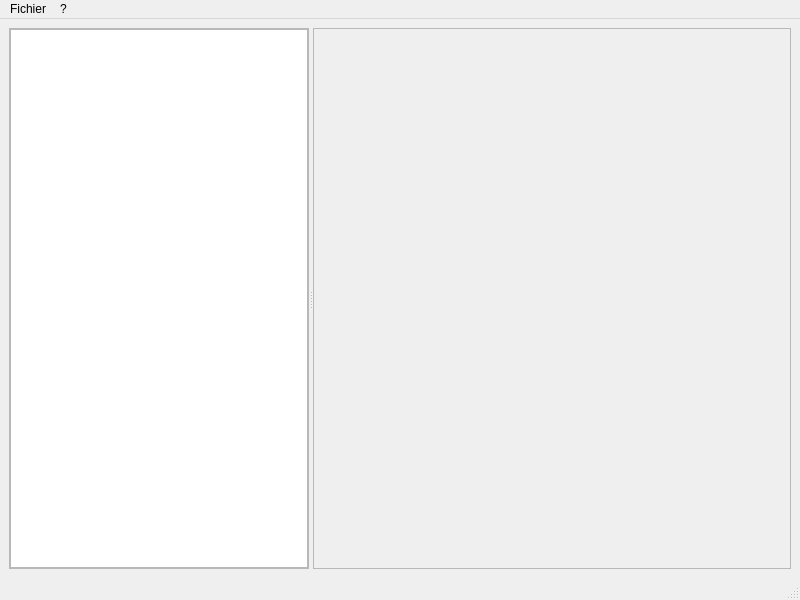
<?xml version="1.0" encoding="UTF-8"?>
<ui version="4.0">
 <class>MainWindow</class>
 <widget class="QMainWindow" name="MainWindow">
  <property name="geometry">
   <rect>
    <x>0</x>
    <y>0</y>
    <width>800</width>
    <height>600</height>
   </rect>
  </property>
  <property name="windowTitle">
   <string>Renommeur photos</string>
  </property>
  <widget class="QWidget" name="centralwidget">
   <layout class="QVBoxLayout" name="verticalLayout_2">
    <item>
     <widget class="QSplitter" name="splitter">
      <property name="orientation">
       <enum>Qt::Horizontal</enum>
      </property>
      <widget class="QFrame" name="frame">
       <property name="maximumSize">
        <size>
         <width>300</width>
         <height>16777215</height>
        </size>
       </property>
       <property name="frameShape">
        <enum>QFrame::StyledPanel</enum>
       </property>
       <property name="frameShadow">
        <enum>QFrame::Raised</enum>
       </property>
       <layout class="QGridLayout" name="gridLayout">
        <property name="margin">
         <number>0</number>
        </property>
        <item row="0" column="0">
         <widget class="QTreeView" name="treeView_2">
          <property name="maximumSize">
           <size>
            <width>300</width>
            <height>16777215</height>
           </size>
          </property>
         </widget>
        </item>
       </layout>
      </widget>
      <widget class="QFrame" name="frame_2">
       <property name="frameShape">
        <enum>QFrame::StyledPanel</enum>
       </property>
       <property name="frameShadow">
        <enum>QFrame::Raised</enum>
       </property>
       <layout class="QGridLayout" name="gridLayout_2">
        <property name="margin">
         <number>0</number>
        </property>
       </layout>
      </widget>
     </widget>
    </item>
   </layout>
  </widget>
  <widget class="QMenuBar" name="menubar">
   <property name="geometry">
    <rect>
     <x>0</x>
     <y>0</y>
     <width>800</width>
     <height>21</height>
    </rect>
   </property>
   <widget class="QMenu" name="menuMenu">
    <property name="title">
     <string>Fichier</string>
    </property>
    <addaction name="actionOuvrir_un_r_pertoire"/>
    <addaction name="separator"/>
    <addaction name="actionEnregistrer"/>
    <addaction name="actionAppliquer_les_modifications"/>
    <addaction name="separator"/>
    <addaction name="actionQuitter"/>
   </widget>
   <widget class="QMenu" name="menu">
    <property name="title">
     <string>?</string>
    </property>
    <addaction name="actionA_propos"/>
    <addaction name="actionAide"/>
   </widget>
   <addaction name="menuMenu"/>
   <addaction name="menu"/>
  </widget>
  <widget class="QStatusBar" name="statusbar"/>
  <action name="actionOuvrir_un_r_pertoire">
   <property name="text">
    <string>Ouvrir un répertoire...</string>
   </property>
  </action>
  <action name="actionQuitter">
   <property name="text">
    <string>Quitter</string>
   </property>
  </action>
  <action name="actionEnregistrer">
   <property name="text">
    <string>Enregistrer...</string>
   </property>
  </action>
  <action name="actionAppliquer_les_modifications">
   <property name="text">
    <string>Appliquer les modifications</string>
   </property>
  </action>
  <action name="actionA_propos">
   <property name="text">
    <string>A propos</string>
   </property>
  </action>
  <action name="actionAide">
   <property name="text">
    <string>Aide</string>
   </property>
  </action>
 </widget>
 <resources/>
 <connections/>
</ui>
